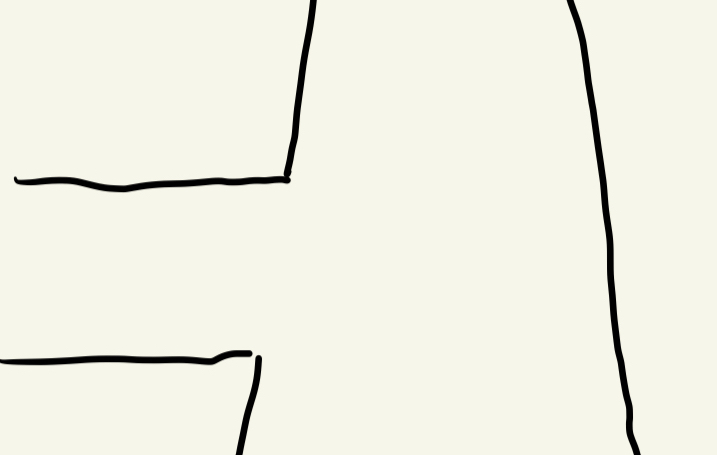
#> input picture visualizing/test1.jpeg, 717 x 455 px, found by its file name
$ python line_detection6.py
#> lines starting #> are read from the running program, lines starting #| are printed output that depends on the picture; after the words box and inside, x2 and y2 are one past the last pixel; in counts of white or black regions, pixels touching at a corner belong together
import cv2
import numpy as np

def detect_road(image):
    # Convert the image to grayscale
    gray = cv2.cvtColor(image, cv2.COLOR_BGR2GRAY)

    # Apply Canny edge detection
    edges = cv2.Canny(gray, 50, 150, apertureSize=3)

    # Apply probabilistic Hough line transform
    lines = cv2.HoughLinesP(edges, rho=1, theta=np.pi / 240, threshold=20, minLineLength=3, maxLineGap=12)

    # Initialize flags for presence of strips on each side
    is_strip_left = False
    is_strip_right = False
    is_strip_front = False
    is_strip_left_front = False
    is_strip_right_front = False

    if lines is not None:
        for line in lines:
            x1, y1, x2, y2 = line[0]
            # Calculate slope of the line
            slope = (y2 - y1) / (x2 - x1) if (x2 - x1) != 0 else np.inf
            # Check if the line starts from the bottom of the image
            if y1 > image.shape[0] - 3 or y2 > image.shape[0] - 3:
                # Check if the slope indicates a vertical line
                if abs(slope) > 1:
                    if is_strip_left_front or is_strip_right_front:
                        return [0, 0, 0]  # Stop if both left-front and right-front lines are detected
                    elif x1 < image.shape[1] / 2 and x2 < image.shape[1] / 2:
                        is_strip_left_front = True
                    elif x1 > image.shape[1] / 2 and x2 > image.shape[1] / 2:
                        is_strip_right_front = True
            else:
                if abs(slope) < 1:
                    # Check if the line is on the left
                    if slope < 0 and x1 < image.shape[1] / 2 and x2 < image.shape[1] / 2:
                        is_strip_left = True
                    # Check if the line is on the right
                    elif slope > 0 and x1 > image.shape[1] / 2 and x2 > image.shape[1] / 2:
                        is_strip_right = True

    # Decision-making logic
    directions = [0, 0, 0]
    if is_strip_front:
        directions[1] = 1  # Front
    if is_strip_left or is_strip_left_front:
        directions[0] = 1  # Left
    if is_strip_right or is_strip_right_front:
        directions[2] = 1  # Right

    return directions


result = detect_road(cv2.imread("./visualizing/test1.jpeg"))
#> in detect_road, image is the input picture: shape (455, 717, 3); mean B, G, R 228, 239.7, 239.7
#> in detect_road, `edges = cv2.Canny(gray, 50, 150, apertureSize=3)`: edges: shape (455, 717); 0.78% white in thin lines or dots, all inside (x1, y1, x2, y2) = (0, 0, 641, 455)
#> in detect_road, `lines = cv2.HoughLinesP(edges, rho=1, theta=np.pi / 240, threshold=20,..`: lines = 64 rows, first 6: [585, 36, 607, 190], [0, 359, 38, 358], [90, 355, 214, 357], [589, 106, 602, 206], [294, 156, 310, 40], [49, 364, 111, 362]
#> the loop in detect_road, `for line in lines:` made 62 passes
#> (x1, y1, x2, y2, slope, is_strip_left_front) on pass 19: (242, 454, 261, 368, -4.53, True)
#> (x1, y1, x2, y2, slope) on passes 1 to 6: (585, 36, 607, 190, 7), (0, 359, 38, 358, -0.0263), (90, 355, 214, 357, 0.0161), (589, 106, 602, 206, 7.69), (294, 156, 310, 40, -7.25), (49, 364, 111, 362, -0.0323)
print(result)
result = detect_road(cv2.imread("./visualizing/test2.jpeg"))
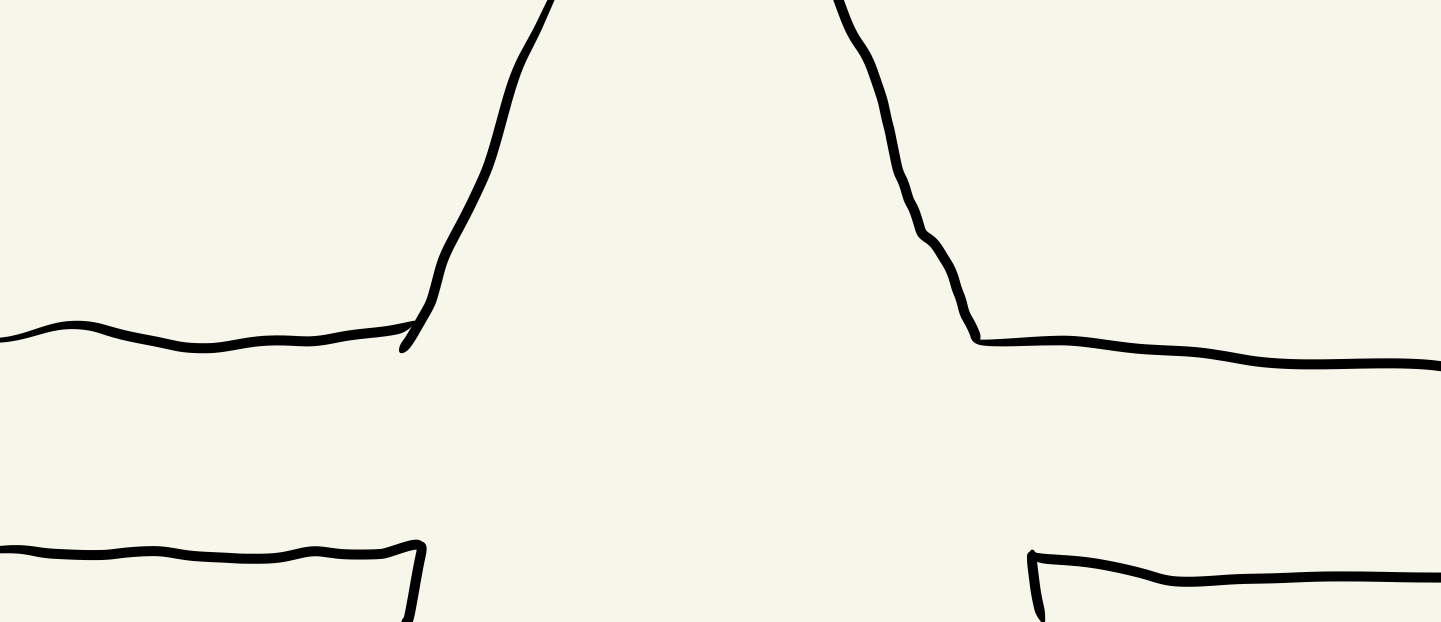
#> input picture visualizing/test2.jpeg, 1441 x 622 px, found by its file name
#> in detect_road, image is the input picture: shape (622, 1441, 3); mean B, G, R 227.3, 239, 239
#> in detect_road (call 2), `edges = cv2.Canny(gray, 50, 150, apertureSize=3)`:
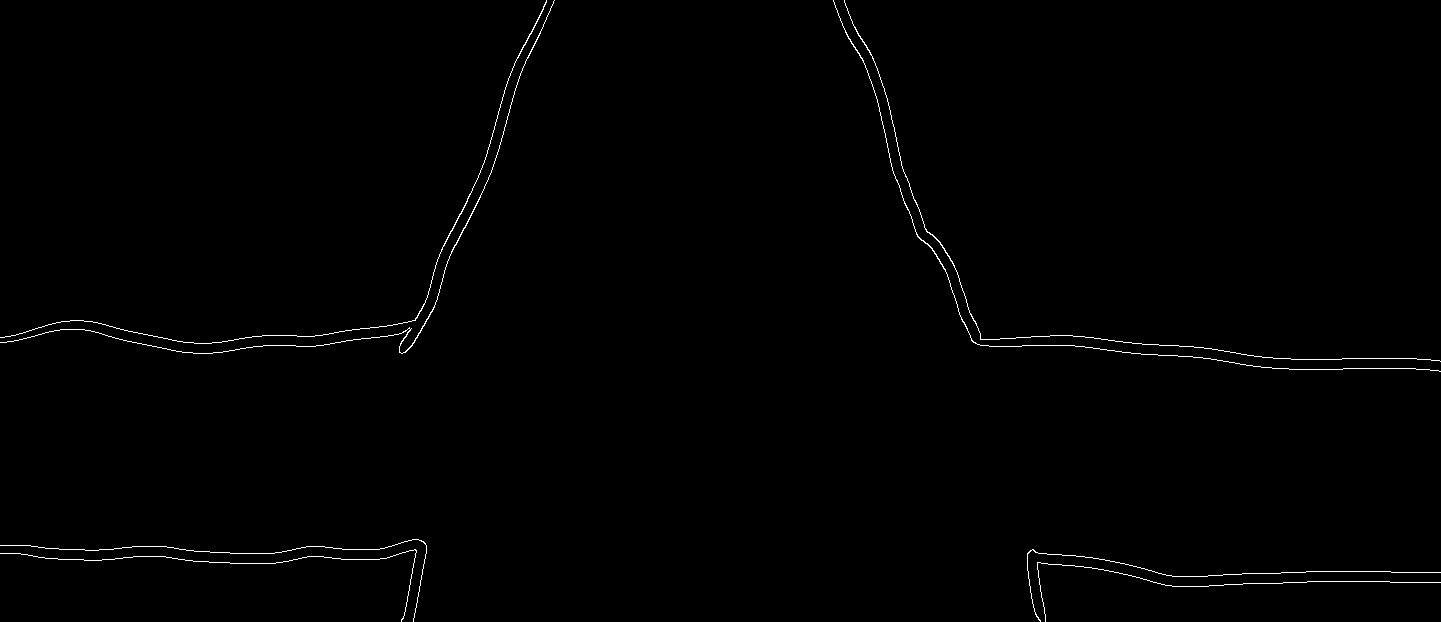
#> edges: shape (622, 1441); 0.6% white in thin lines or dots
#> in detect_road (call 2), `lines = cv2.HoughLinesP(edges, rho=1, theta=np.pi / 240, threshold=20,..`: lines = 157 rows, first 6: [21, 554, 27, 554], [1417, 359, 1430, 359], [1342, 358, 1405, 358], [1073, 336, 1084, 336], [0, 553, 20, 553], [308, 336, 407, 322]
#> the loop in detect_road, `for line in lines:` made 107 passes
#> (x1, y1, x2, y2, slope, is_strip_left_front) on pass 55: (413, 620, 426, 546, -5.69, True)
#> (x1, y1, x2, y2, slope) on passes 1 to 6: (21, 554, 27, 554, 0), (1417, 359, 1430, 359, 0), (1342, 358, 1405, 358, 0), (1073, 336, 1084, 336, 0), (0, 553, 20, 553, 0), (308, 336, 407, 322, -0.141)
print(result)
result = detect_road(cv2.imread("./visualizing/test3.jpeg"))
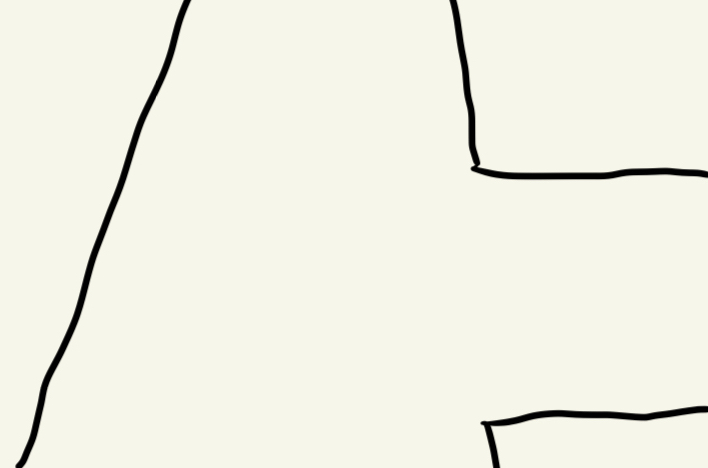
#> input picture visualizing/test3.jpeg, 708 x 468 px, found by its file name
#> in detect_road, image is the input picture: shape (468, 708, 3); mean B, G, R 228.5, 240.2, 240.2
#> in detect_road (call 3), `edges = cv2.Canny(gray, 50, 150, apertureSize=3)`: edges: shape (468, 708); 0.72% white in thin lines or dots
#> the loop in detect_road, `for line in lines:` made 48 passes
#> line on passes 1 to 12: [[94, 262, 129, 169]], [[153, 88, 168, 49]], [[15, 467, 16, 463]], [[508, 179, 607, 179]], [[47, 371, 51, 362]], [[113, 195, 121, 172]], [[104, 218, 141, 111]], [[458, 7, 475, 124]], [[680, 169, 705, 170]], [[504, 172, 609, 172]], [[574, 411, 627, 412]], [[70, 323, 82, 284]]
print(result)
result = detect_road(cv2.imread("./visualizing/test4.jpeg"))
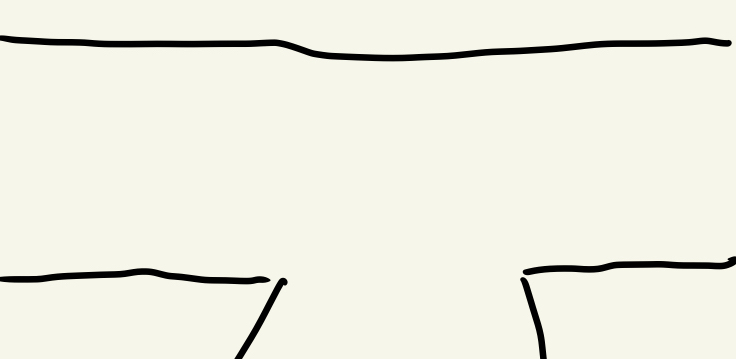
#> input picture visualizing/test4.jpeg, 736 x 359 px, found by its file name
#> in detect_road, image is the input picture: shape (359, 736, 3); mean B, G, R 225.9, 237.5, 237.5
#> in detect_road (call 4), `edges = cv2.Canny(gray, 50, 150, apertureSize=3)`: edges: shape (359, 736); 1.1% white in thin lines or dots
#> the loop in detect_road, `for line in lines:` made 38 passes
#> line on passes 1 to 12: [[92, 40, 258, 40]], [[99, 47, 247, 47]], [[531, 46, 578, 43]], [[472, 56, 507, 54]], [[686, 262, 728, 261]], [[359, 54, 395, 54]], [[634, 46, 680, 46]], [[269, 279, 286, 279]], [[523, 273, 575, 271]], [[664, 39, 710, 37]], [[682, 268, 723, 269]], [[612, 268, 668, 267]]
print(result)
result = detect_road(cv2.imread("./visualizing/test5.jpeg"))
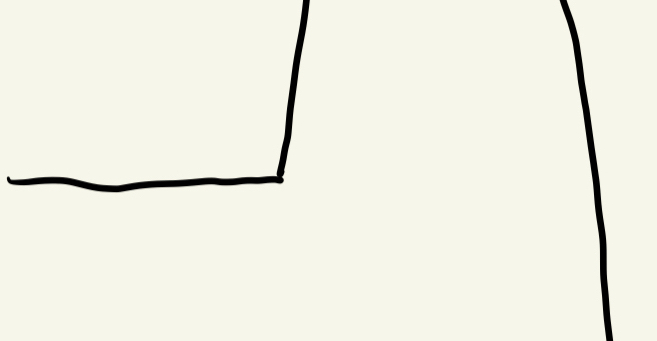
#> input picture visualizing/test5.jpeg, 657 x 341 px, found by its file name
#> in detect_road, image is the input picture: shape (341, 657, 3); mean B, G, R 228.5, 240.2, 240.2
#> in detect_road (call 5), `edges = cv2.Canny(gray, 50, 150, apertureSize=3)`: edges: shape (341, 657); 0.71% white in thin lines or dots
print(result)
result = detect_road(cv2.imread("./visualizing/test6.jpeg"))
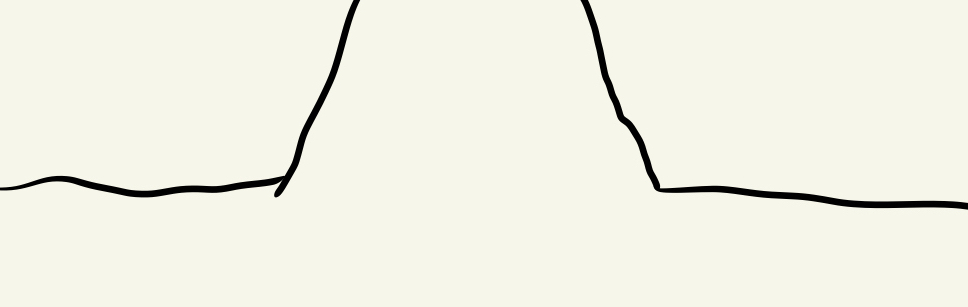
#> input picture visualizing/test6.jpeg, 968 x 307 px, found by its file name
#> in detect_road, image is the input picture: shape (307, 968, 3); mean B, G, R 228.9, 240.6, 240.6
#> in detect_road (call 6), `edges = cv2.Canny(gray, 50, 150, apertureSize=3)`:
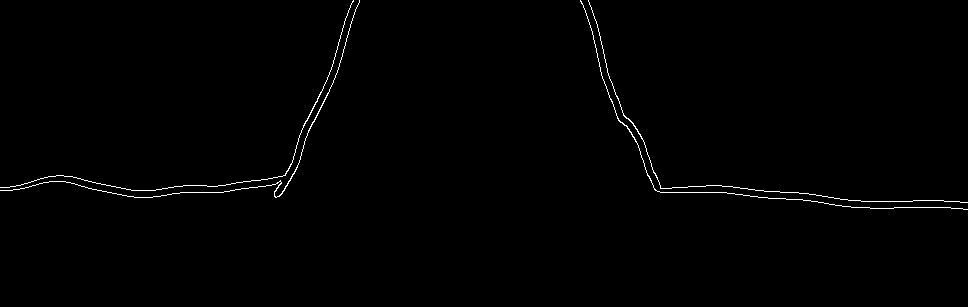
#> edges: shape (307, 968); 0.7% white in thin lines or dots, all inside (x1, y1, x2, y2) = (0, 0, 968, 210)
#> the loop in detect_road (call 6), `for line in lines:` made 53 passes
#> line on passes 1 to 12: [[848, 200, 912, 201]], [[780, 192, 798, 192]], [[851, 207, 869, 207]], [[657, 191, 726, 192]], [[134, 197, 152, 197]], [[644, 165, 650, 180]], [[299, 135, 331, 69]], [[897, 207, 935, 207]], [[274, 194, 281, 194]], [[16, 185, 31, 186]], [[688, 186, 705, 186]], [[216, 192, 288, 182]]
print(result)
#> (the run stopped early here; a loop or call above may not have finished)
